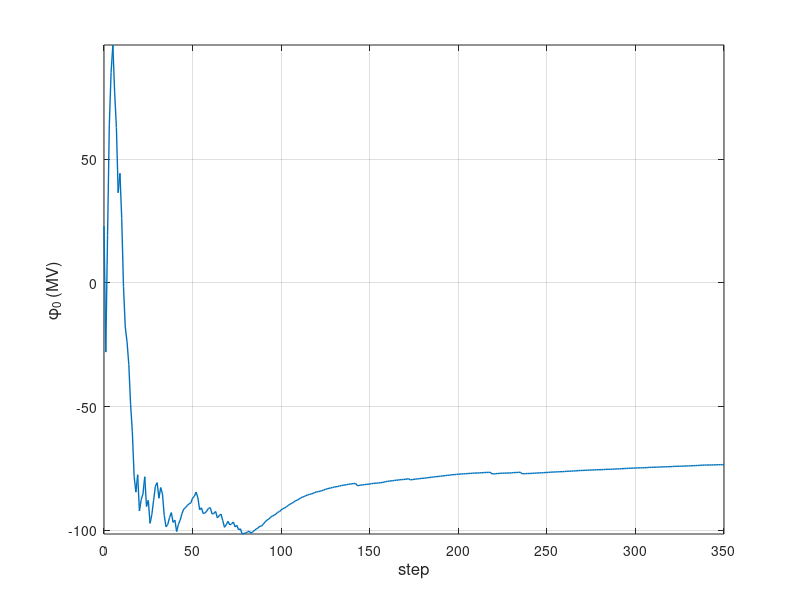

This figure's MATLAB source:
close all
clear all
clc
cd ../results/
% 1 pica = 12 points = 1/6 inch
%set(gca,'Units','inches','Position',[2 2 20 15]/6,'OuterPosition', [0 0 30 25]/6)
set(gcf,'Units','inches','OuterPosition', [20 20 20 20]/6)

phio = load('ChannelPotentials.dat')*1e-6;
step = (0:size(phio)-1)';

plot(step,phio,'LineWidth',1,'LineStyle','-');
xlabel('step','FontSize',12);
ylabel('\phi_0 (MV)','FontSize',12);
set(gca,'FontSize',10);
axis([0 max(step) min(phio) max(phio)]) ;
box on
grid on
cd ../viz/